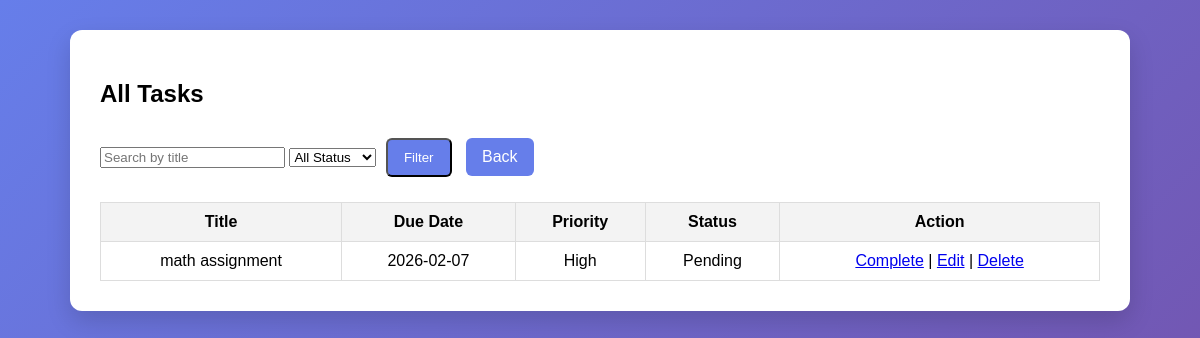
Page /tasks (signed in) on the committed database.
### tables this page shows
CREATE TABLE tasks (
        id INTEGER PRIMARY KEY AUTOINCREMENT,
        user_id INTEGER,
        title TEXT,
        description TEXT,
        due_date TEXT,
        priority TEXT,
        expected_time INTEGER,
        actual_time INTEGER,
        status TEXT DEFAULT 'Pending',
        reflection TEXT,
        distraction TEXT,
        difficulty TEXT,
        rating INTEGER,
        attachment TEXT,
        created_at TEXT
    );

### Web Project/app.py (the view)
@app.route("/tasks")
def tasks():
    if 'user_id' not in session:
        return redirect("/")
    search = request.args.get("search", "")
    status = request.args.get("status", "")
    conn = get_db()
    query = "SELECT * FROM tasks WHERE user_id=?"
    params = [session['user_id']]
    if search:
        query += " AND title LIKE ?"
        params.append(f"%{search}%")
    if status:
        query += " AND status=?"
        params.append(status)
    query += " ORDER BY due_date ASC"
    tasks = conn.execute(query, params).fetchall()
    conn.close()
    return render_template("tasks.html", tasks=tasks)

### Web Project/app.py (called while the page is built)
def get_db():
    conn = sqlite3.connect("database.db")
    conn.row_factory = sqlite3.Row
    return conn

### Web Project/templates/tasks.html (shortened to what this page needs)
<!DOCTYPE html>
<html>
<head>
    <link rel="stylesheet" href="/static/style.css">
</head>
<body>
    <div class="dashboard-container">
        <h2>All Tasks</h2>
        <form method="GET" action="/tasks" style="margin-bottom: 15px;">
            <input type="text" name="search" placeholder="Search by title">
            <select name="status">
                <option value="">All Status</option>
            </select>
            <button type="submit" class="btn">Filter</button>
            <a href="/dashboard" class="btn">Back</a>
        </form>
        {% if tasks %}
        <table>
            <tr>
                <th>Title</th>
                <th>Due Date</th>
                <th>Priority</th>
                <th>Status</th>
                <th>Action</th>
            </tr>
            {% for task in tasks %}
            <tr>
                <td>{{ task['title'] }}</td>
                <td>{{ task['due_date'] }}</td>
                <td>{{ task['priority'] }}</td>
                <td>{{ task['status'] }}</td>
                <td>
                    {% if task['status'] == 'Pending' %}
                        <a href="/complete_task/{{ task['id'] }}">Complete</a> |
                        <a href="/edit_task/{{ task['id'] }}">Edit</a> |
                    {% endif %}
                    <a href="/delete_task/{{ task['id'] }}">Delete</a>
                </td>
            </tr>
            {% endfor %}
        </table>
        {% else %}
            <p>No tasks found.</p>
        {% endif %}
    </div>
</body>
</html>

### Web Project/static/style.css (style rules this page uses)
body { margin: 0; padding: 0; font-family: Arial, sans-serif; background: linear-gradient(135deg, #667eea, #764ba2); min-height: 100vh; }
.dashboard-container { width: 90%; max-width: 1000px; margin: 30px auto; background: #fff; padding: 30px; border-radius: 12px; box-shadow: 0 10px 25px rgba(0, 0, 0, 0.15); }
.btn { display: inline-block; margin: 10px 5px; padding: 10px 16px; background: #667eea; color: white; text-decoration: none; border-radius: 6px; }
table { width: 100%; border-collapse: collapse; margin-top: 15px; }
table th, table td { border: 1px solid #ddd; padding: 10px; text-align: center; }
table th { background: #f3f3f3; }

### rows in the picture
tasks: title "math assignment", due_date "2026-02-07", priority "High", status "Pending"
